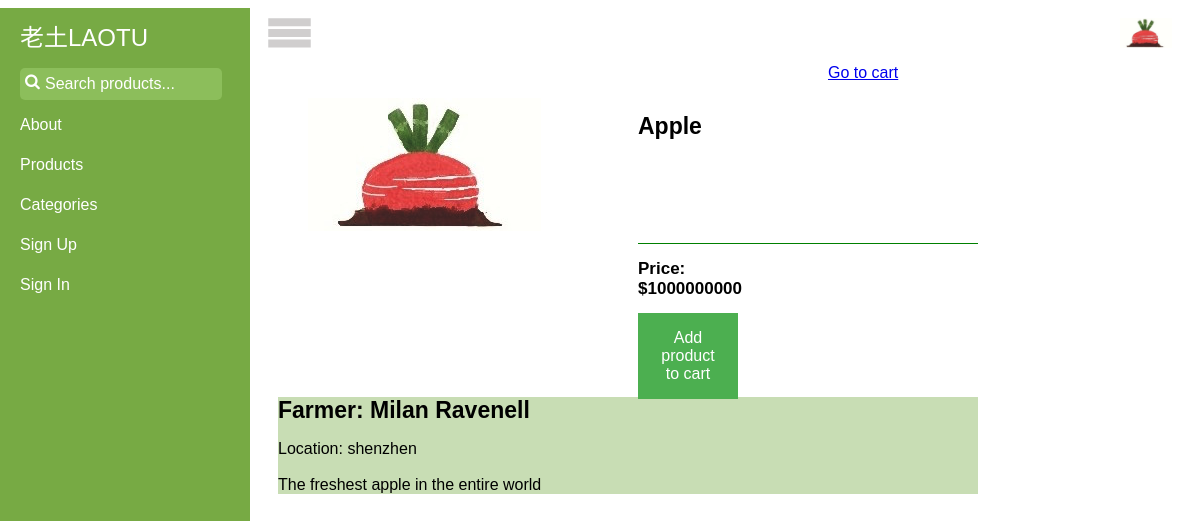
/1, run on an earlier commit of the app's database.
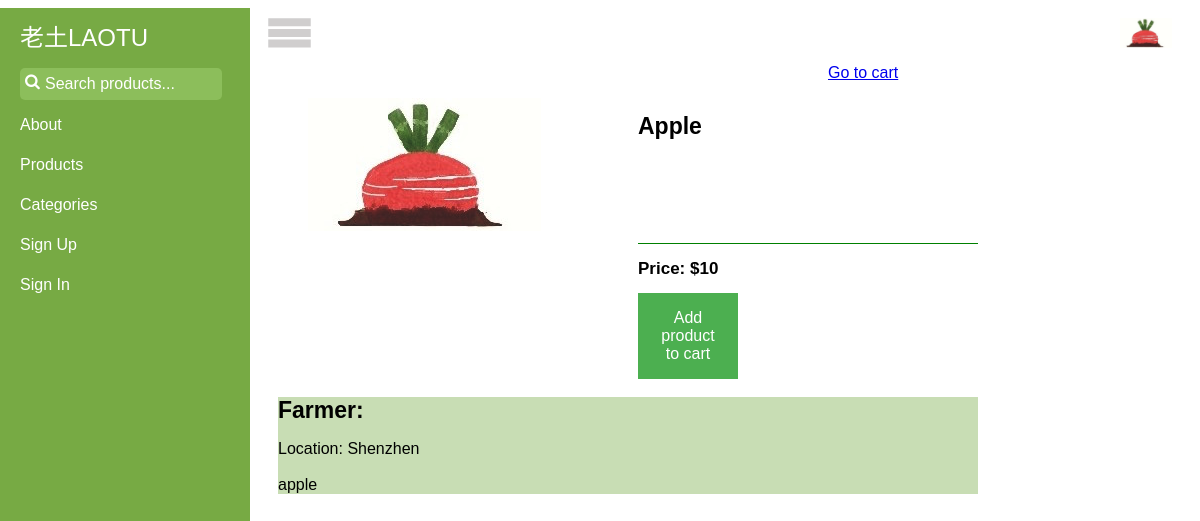
And on a later commit of the database.
### tables this page shows
CREATE TABLE product (
    product_id integer primary key autoincrement,
    title text not null,
    category text not null,
    quantity integer not null,
    price decimal(7,2) not null,
    location text not null,
    description text not null,
    producer_id integer not null,
    FOREIGN KEY (producer_id) REFERENCES producer(producer_id)
);

CREATE TABLE producer (
    producer_id integer primary key autoincrement,
    user_name text not null,
    email text,
    pw_hash text,
    location text
);

### laotu.py (the view)
@app.route('/<int:product_id>')
def show_product(product_id):
    product = query_db('select * from product where product_id = ?', [product_id], one=True)
    producer = query_db('select * from producer where producer_id = ?', str(product['producer_id']), one=True)
    return render_template('product.html', product=product, producer=producer)

### laotu.py (called while the page is built)
def get_db():
    top = _app_ctx_stack.top
    if not hasattr(top, 'sqlite_db'):
        top.sqlite_db = sqlite3.connect(app.config['DATABASE'])
        top.sqlite_db.row_factory = sqlite3.Row
    return top.sqlite_db

@app.teardown_appcontext
def close_database(exception):
    top = _app_ctx_stack.top
    if hasattr(top, 'sqlite_db'):
        top.sqlite_db.close()

def query_db(query, args=(), one=False):
    cur = get_db().execute(query, args)
    rv = cur.fetchall()
    return (rv[0] if rv else None) if one else rv

@app.before_request
def before_request():
    g.user = None
    if 'user_id' in session:
        g.user = query_db('select * from user where user_id = ?',
                          [session['user_id']], one=True)

### templates/product.html (shortened to what this page needs)
{% extends "layout.html" %}
{% block main %}
	<div style="left:550px; position: relative">
		<a href="{{ url_for('get_cart')}}">Go to cart</a>
	</div>
	<div class="product_main">
		<div class="pic">
			<img src="{{ url_for('static', filename='images/laotu-logo.png') }}", style="max-width:100%; max-height:100%">
		</div>
		<div class="title">
			<div style="height: 130px; width: 340px; border-bottom: 1px solid green">
				<h1>{{product.title}}</h1>
			</div>
			<div style="">
				<h2>Price: ${{product.price}}</h2>
				<div class="dropdown">
				  <button onclick="dropDownQuantity()" class="dropbtn">Add product to cart</button>
				</div>
			</div>
		</div>
	</div>
	<div class="product_description">
		<h1>Farmer: {{producer.user_name}}</h1>
		Location: {{product.location}}<br>
		<br>
		{{product.description}}
	</div>
{% endblock %}

What changed in the data, as far as the page shows it:
removed producer: user_name "Milan Ravenell"
changed product "Apple": price "1000000000" → "10"; location "shenzhen" → "Shenzhen"; description "The freshest apple in the entire world" → "apple"
